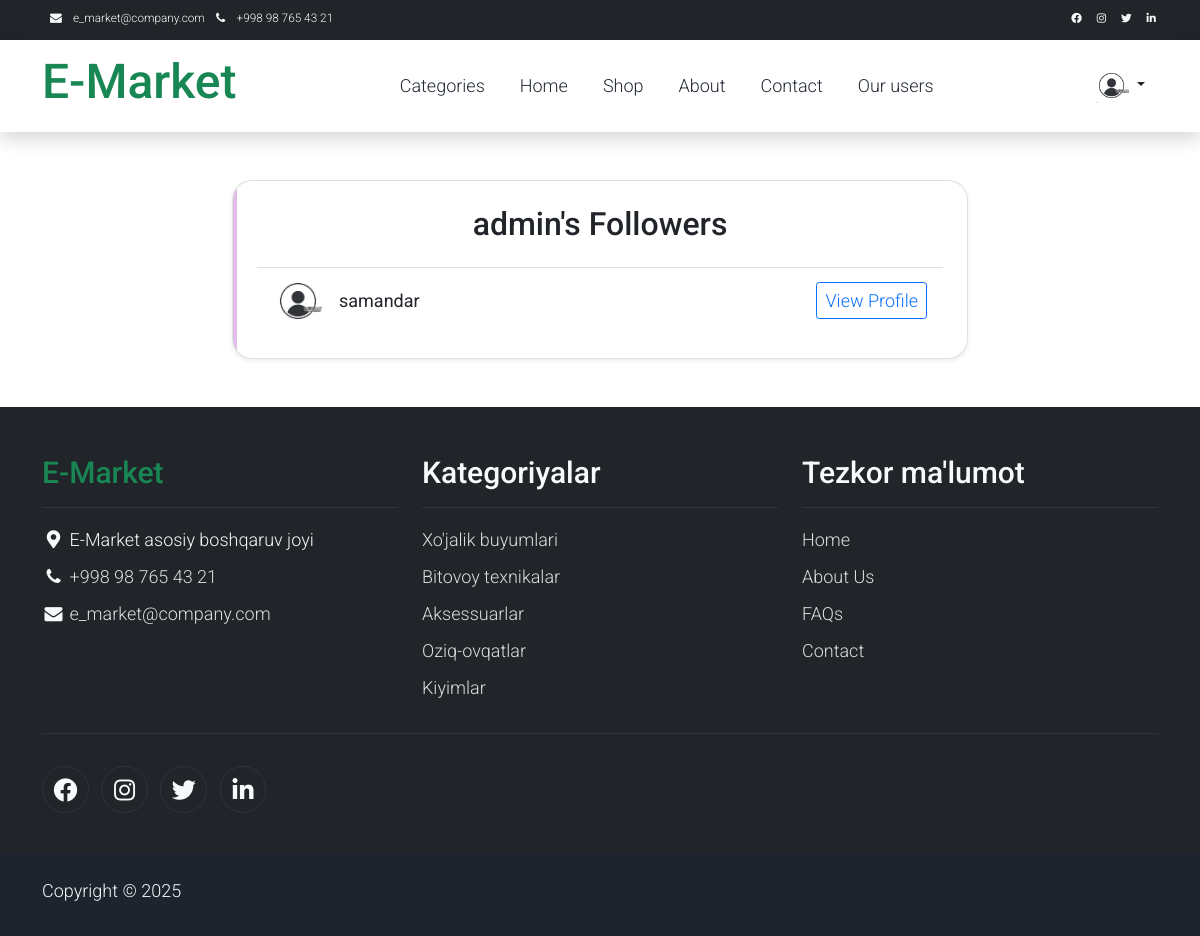
Page /users/admin/followers/ (signed in) on the committed database.
### users/models.py (models this page shows, shortened)
class CustomUser(AbstractUser):
    job = models.CharField(max_length=50, blank=True, default='')
    bio = models.CharField(max_length=300, blank=True, default='')
    phone_number = models.CharField(max_length=17)
    tg_username = models.CharField(max_length=150)
    avatar = models.ImageField(upload_to='avatars/', default='avatars/default.png')
    following = models.ManyToManyField(
        'self',
        symmetrical=False,
        related_name='followers',
        blank=True
    )
    class Meta:
        verbose_name = 'customuser'
        verbose_name_plural = 'customusers'

### products/models.py (models this page shows, shortened)
class Category(models.Model):
    name = models.CharField(max_length=50)
    class Meta:
        verbose_name = 'category'
        verbose_name_plural = 'categories'

### users/views.py (the view)
# urls.py: path('<str:username>/followers/', get_followers, name='followers'),
def get_followers(request, username):
    customuser = get_object_or_404(CustomUser, username=username)
    return render(request, 'users/followers.html', {'customuser':customuser})

### main/views.py (called while the page is built)
def get_today(request):
    today = datetime.date(datetime.today())
    return {'today': today}

def get_all_categories(request):
    categories = Category.objects.all()
    return {'categories': categories}

### templates/users/followers.html (shortened to what this page needs)
{% extends 'base.html' %}
{% load static %}
{% block main %}
<div class="container mt-5 mb-5">
  <div class="row justify-content-center">
    <div class="col-md-8">
      <div class="card p-4 shadow-sm" style="background-color: rgba(255, 255, 255, 0.95); border-radius: 20px;">
        <h2 class="mb-4 text-center">{{ customuser.username }}'s Followers</h2>
        {% if customuser.followers.all %}
          <ul class="list-group list-group-flush">
            {% for fw in customuser.followers.all %}
              <li class="list-group-item d-flex align-items-center">
                <img src="{{ fw.avatar.url }}" class="rounded-circle me-3" width="50" height="50" alt="Avatar">
                <div>
                  <strong>{{ fw.username }}</strong><br>
                </div>
                <a href="{% url 'users:profile' fw.username %}" class="btn btn-outline-primary btn-sm ms-auto">View Profile</a>
              </li>
            {% endfor %}
          </ul>
        {% else %}
          <p class="text-center text-muted">Hech kim hali follow qilmagan.</p>
        {% endif %}
      </div>
    </div>
  </div>
</div>
{% endblock main %}

### templates/base.html (shortened to what this page needs)
{% load static %}
<!DOCTYPE html>
<html lang="en">
<head>
    <link rel="stylesheet" href="{% static 'assets/css/bootstrap.min.css' %}">
    <link rel="stylesheet" href="{% static 'assets/css/templatemo.css' %}">
    <link rel="stylesheet" href="{% static 'assets/css/custom.css' %}">
    <link rel="stylesheet" href="{% static 'assets/css/fontawesome.min.css' %}">
    <link rel="stylesheet" href="https://unpkg.com/leaflet@1.7.1/dist/leaflet.css" />
    <link rel="stylesheet" type="text/css" href="{% static 'assets/css/slick.min.css' %}">
    <link rel="stylesheet" type="text/css" href="{% static 'assets/css/slick-theme.css' %}">
    <link rel="stylesheet" href="{% static 'assets/css/profile.css' %}">
    <link rel="stylesheet" href="https://cdn.jsdelivr.net/npm/bootstrap@5.0.0-beta1/dist/css/bootstrap.min.css">
    <link rel="stylesheet" href="https://cdn.jsdelivr.net/npm/bootstrap@5.0.0-beta1/dist/js/bootstrap.bundle.min.js">
    <link rel="stylesheet" href="https://cdnjs.cloudflare.com/ajax/libs/jquery/3.2.1/jquery.min.js">
    <link rel="stylesheet" href="https://cdnjs.cloudflare.com/ajax/libs/font-awesome/4.7.0/css/font-awesome.min.css">
</head>
<body>
    <nav class="navbar navbar-expand-lg bg-dark navbar-light d-none d-lg-block" id="templatemo_nav_top">
        <div class="container text-light">
            <div class="w-100 d-flex justify-content-between">
                <div>
                    <i class="fa fa-envelope mx-2"></i>
                    <a class="navbar-sm-brand text-light text-decoration-none" href="mailto:e_market@company.com">e_market@company.com</a>
                    <i class="fa fa-phone mx-2"></i>
                    <a class="navbar-sm-brand text-light text-decoration-none" href="tel:98-765-43-21">+998 98 765 43 21</a>
                </div>
                <div>
                    <a class="text-light" href="https://fb.com/templatemo" target="_blank" rel="sponsored"><i class="fab fa-facebook-f fa-sm fa-fw me-2"></i></a>
                    <a class="text-light" href="https://www.instagram.com/" target="_blank"><i class="fab fa-instagram fa-sm fa-fw me-2"></i></a>
                    <a class="text-light" href="https://twitter.com/" target="_blank"><i class="fab fa-twitter fa-sm fa-fw me-2"></i></a>
                    <a class="text-light" href="https://www.linkedin.com/" target="_blank"><i class="fab fa-linkedin fa-sm fa-fw"></i></a>
                </div>
            </div>
        </div>
    </nav>
    <nav class="navbar navbar-expand-lg navbar-light shadow">
        <div class="container d-flex justify-content-between align-items-center">
            <a class="navbar-brand text-success logo h1 align-self-center" href="{% url 'main:index' %}">
                E-Market
            </a>
            <div class="align-self-center collapse navbar-collapse flex-fill  d-lg-flex justify-content-lg-between" id="templatemo_main_nav">
                <div class="flex-fill">
                    <ul class="nav navbar-nav d-flex justify-content-between mx-lg-auto">
                        <li class="nav-item dropdown">
                            <a class="nav-link" href="">Categories</a>
                        </li>
                        <li class="nav-item">
                            <a class="nav-link" href="{% url 'main:index' %}">Home</a>
                        </li>
                        <li class="nav-item">
                            <a class="nav-link" href="{% url 'main:shop' %}">Shop</a>
                        </li>
                        <li class="nav-item">
                            <a class="nav-link" href="{% url 'main:about' %}">About</a>
                        </li>
                        <li class="nav-item">
                            <a class="nav-link" href="{% url 'main:contact' %}">Contact</a>
                        </li>
                        <li class="nav-item">
                            <a class="nav-link" href="{% url 'users:all-users' %}">Our users</a>
                        </li>
                    </ul>
                </div>
                {% if request.user.is_authenticated %}
                    <button type="button" class="btn  dropdown-toggle" data-bs-toggle="dropdown" data-bs-display="static" aria-expanded="false">
                        <img src="{{ request.user.avatar.url }}" width="35" height="35" class=" rounded" alt="">
                    </button>
                {% else %}
                    <a href="{% url 'users:login' %}" class="btn btn-primary">Login</a>
                    <a href="{% url 'users:signup' %}" class="btn btn-primary">SignUp</a>
                {% endif %}
            </div>
        </div>
    </nav>
    {% block main %}
    {% endblock main %}
    <footer class="bg-dark" id="tempaltemo_footer">
        <div class="container">
            <div class="row">
                <div class="col-md-4 pt-5">
                    <h2 class="h2 text-success border-bottom pb-3 border-light logo">E-Market</h2>
                    <ul class="list-unstyled text-light footer-link-list">
                        <li>
                            <i class="fas fa-map-marker-alt fa-fw"></i>
                            E-Market asosiy boshqaruv joyi
                        </li>
                        <li>
                            <i class="fa fa-phone fa-fw"></i>
                            <a class="text-decoration-none" href="tel:98-765-43-21">+998 98 765 43 21</a>
                        </li>
                        <li>
                            <i class="fa fa-envelope fa-fw"></i>
                            <a class="text-decoration-none" href="mailto:e_market@company.com">e_market@company.com</a>
                        </li>
                    </ul>
                </div>
                <div class="col-md-4 pt-5">
                    <h2 class="h2 text-light border-bottom pb-3 border-light">Kategoriyalar</h2>
                    <ul class="list-unstyled text-light footer-link-list">
                        {% for category in categories|slice:"0:5" %}
                        <li><a class="text-decoration-none" href="{% url 'main:category' category.name %}">{{ category.name }}</a></li>
                        {% endfor %}
                    </ul>
                </div>
                <div class="col-md-4 pt-5">
                    <h2 class="h2 text-light border-bottom pb-3 border-light">Tezkor ma'lumot</h2>
                    <ul class="list-unstyled text-light footer-link-list">
                        <li><a class="text-decoration-none" href="{% url 'main:index' %}">Home</a></li>
                        <li><a class="text-decoration-none" href="{% url 'main:about' %}">About Us</a></li>
                        <li><a class="text-decoration-none" href="{% url 'main:faqs' %}">FAQs</a></li>
                        <li><a class="text-decoration-none" href="{% url 'main:contact' %}">Contact</a></li>
                    </ul>
                </div>
            </div>
            <div class="row text-light mb-4">
                <div class="col-12 mb-3">
                    <div class="w-100 my-3 border-top border-light"></div>
                </div>
                <div class="col-auto me-auto">
                    <ul class="list-inline text-left footer-icons">
                        <li class="list-inline-item border border-light rounded-circle text-center">
                            <a rel="nofollow" class="text-light text-decoration-none" target="_blank" href="http://fb.com/templatemo"><i class="fab fa-facebook-f fa-lg fa-fw"></i></a>
                        </li>
                        <li class="list-inline-item border border-light rounded-circle text-center">
                            <a class="text-light text-decoration-none" target="_blank" href="https://www.instagram.com/"><i class="fab fa-instagram fa-lg fa-fw"></i></a>
                        </li>
                        <li class="list-inline-item border border-light rounded-circle text-center">
                            <a class="text-light text-decoration-none" target="_blank" href="https://twitter.com/"><i class="fab fa-twitter fa-lg fa-fw"></i></a>
                        </li>
                        <li class="list-inline-item border border-light rounded-circle text-center">
                            <a class="text-light text-decoration-none" target="_blank" href="https://www.linkedin.com/"><i class="fab fa-linkedin fa-lg fa-fw"></i></a>
                        </li>
                    </ul>
                </div>
            </div>
        </div>
        <div class="w-100 bg-black py-3">
            <div class="container">
                <div class="row pt-2">
                    <div class="col-12">
                        <p class="text-left text-light">
                            Copyright &copy; {{ today.year }}
                        </p>
                    </div>
                </div>
            </div>
        </div>
    </footer>
</body>
</html>

### static/assets/css/templatemo.css (style rules this page uses)
body, ul, li, p, a, label, input, div { font-family: 'Roboto', sans-serif; font-size: 18px !important; font-weight: 300 !important; }
.h1 { font-family: 'Roboto', sans-serif; font-size: 48px !important; font-weight: 200 !important; }
.h2 { font-family: 'Roboto', sans-serif; font-size: 30px !important; font-weight: 300; }
.logo { font-weight: 500 !important; }
.text-success { color: #59ab6e !important; }
.text-light { color: #cfd6e1 !important; }
.bg-dark { background-color: #212934 !important; }
.bg-black { background-color: #1d242d !important; }
#templatemo_nav_top { min-height: 40px; }
#templatemo_nav_top * { font-size: .9em !important; }
#templatemo_main_nav a { color: #212934; }
#tempaltemo_footer a { color: #dcdde1; }
#tempaltemo_footer ul.footer-link-list li { padding-top: 10px; }
#tempaltemo_footer ul.footer-icons li { width: 2.6em; height: 2.6em; line-height: 2.6em; }
#tempaltemo_footer .border-light { border-color: #2d343f !important; }
@media (min-width: 768px) { #templatemo_main_nav .navbar-nav { max-width: 450px; } }
@media (min-width: 992px) { #templatemo_main_nav .navbar-nav { max-width: 550px; } }

### static/assets/css/custom.css (style rules this page uses)
.dropdown { position: relative; display: inline-block; }

### static/assets/css/profile.css (style rules this page uses)
body { background:#eee; }
.card { border:none; position:relative; overflow:hidden; border-radius:8px; cursor:pointer; }
.card:before { content:""; position:absolute; left:0; top:0; width:4px; height:100%; background-color:#E1BEE7; transform:scaleY(1); transition:all 0.5s; transform-origin: bottom }
.card:after { content:""; position:absolute; left:0; top:0; width:4px; height:100%; background-color:#8E24AA; transform:scaleY(0); transition:all 0.5s; transform-origin: bottom }

### templates/base.html (style rules this page uses)
img { object-fit: contain; }

### rows in the picture
CustomUser: user.avatar (placeholder picture), username "admin"
CustomUser: avatar (placeholder picture), username "samandar"
Category: name "Xo'jalik buyumlari"
Category: name "Bitovoy texnikalar"
Category: name "Aksessuarlar"
Category: name "Oziq-ovqatlar"
Category: name "Kiyimlar"
